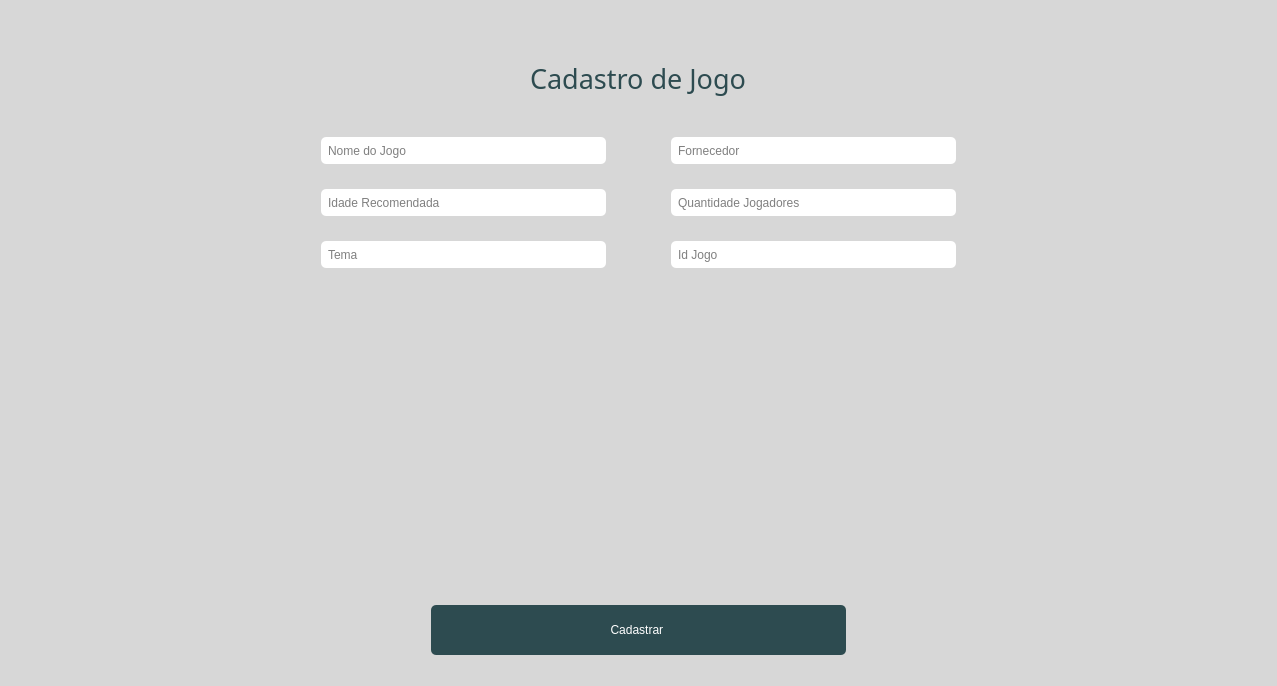
<?xml version="1.0" encoding="UTF-8"?>
<ui version="4.0">
 <class>GameRegistrationWindow</class>
 <widget class="QWidget" name="GameRegistrationWindow">
  <property name="geometry">
   <rect>
    <x>0</x>
    <y>0</y>
    <width>1277</width>
    <height>686</height>
   </rect>
  </property>
  <property name="windowTitle">
   <string>Cadastro de Usuários</string>
  </property>
  <property name="styleSheet">
   <string notr="true">
    QWidget {
        background-color: #D7D7D7;
    }
    QLabel {
        color: #2D4B50;
        margin: 5px;
        font-family: &quot;Arial Black&quot;;
    }
    QLineEdit, QDateEdit, QComboBox {
        background-color: #fff;
        color: black;
        border-radius: 5px;
        padding: 1px 5px;
        margin: 5px;
        height: 25px;
        font-family: &quot;Arial&quot;;
    }
    QPushButton {
        background-color: #2D4B50;
        color: white;
        border-radius: 5px;
        padding: 5px;
        margin: 10px;
        height: 40px;
        font-family: &quot;Arial Black&quot;;
    }
    QPushButton:hover {
        background-color: #6C6C69;
    }
    QTableWidget {
        background-color: #3C3C39;
        color: white;
        border: 1px solid #555;
        border-radius: 5px;
        font-family: &quot;Arial Black&quot;;
    }
    QTableWidget QHeaderView::section {
        background-color: #5C5C59;
        color: white;
        font-family: &quot;Arial Black&quot;;
    }
    QTableWidget QHeaderView::section:checked {
        background-color: #6C6C69;
    }
    QTableWidget::item {
        background-color: #3C3C39;
        color: white;
    }
   </string>
  </property>
  <layout class="QVBoxLayout" name="verticalLayout">
   <property name="spacing">
    <number>10</number>
   </property>
   <item>
    <layout class="QHBoxLayout" name="horizontalLayout">
     <item>
      <spacer name="horizontalSpacer">
       <property name="orientation">
        <enum>Qt::Horizontal</enum>
       </property>
       <property name="sizeHint" stdset="0">
        <size>
         <width>40</width>
         <height>20</height>
        </size>
       </property>
      </spacer>
     </item>
     <item>
      <widget class="QLabel" name="label_2">
       <property name="text">
        <string/>
       </property>
       <property name="pixmap">
        <pixmap resource="../../logo.qrc">:/res/assets/logo.png</pixmap>
       </property>
      </widget>
     </item>
     <item>
      <spacer name="horizontalSpacer_2">
       <property name="orientation">
        <enum>Qt::Horizontal</enum>
       </property>
       <property name="sizeHint" stdset="0">
        <size>
         <width>40</width>
         <height>20</height>
        </size>
       </property>
      </spacer>
     </item>
    </layout>
   </item>
   <item>
    <widget class="QWidget" name="formContainer" native="true">
     <layout class="QVBoxLayout" name="verticalLayoutContainer">
      <property name="spacing">
       <number>10</number>
      </property>
      <property name="margin" stdset="0">
       <number>10</number>
      </property>
      <item alignment="Qt::AlignHCenter">
       <widget class="QLabel" name="labelTitle">
        <property name="font">
         <font>
          <family>Arial Black</family>
          <pointsize>20</pointsize>
          <bold>false</bold>
         </font>
        </property>
        <property name="text">
         <string>Cadastro de Jogo</string>
        </property>
       </widget>
      </item>
      <item>
       <spacer name="verticalSpacer_2">
        <property name="orientation">
         <enum>Qt::Vertical</enum>
        </property>
        <property name="sizeType">
         <enum>QSizePolicy::Fixed</enum>
        </property>
        <property name="sizeHint" stdset="0">
         <size>
          <width>10</width>
          <height>20</height>
         </size>
        </property>
       </spacer>
      </item>
      <item>
       <layout class="QGridLayout" name="formLayout">
        <property name="spacing">
         <number>15</number>
        </property>
        <item row="2" column="1">
         <widget class="QLineEdit" name="editTheme">
          <property name="placeholderText">
           <string>Tema</string>
          </property>
         </widget>
        </item>
        <item row="0" column="2">
         <spacer name="horizontalSpacer_5">
          <property name="orientation">
           <enum>Qt::Horizontal</enum>
          </property>
          <property name="sizeType">
           <enum>QSizePolicy::Preferred</enum>
          </property>
          <property name="sizeHint" stdset="0">
           <size>
            <width>40</width>
            <height>20</height>
           </size>
          </property>
         </spacer>
        </item>
        <item row="0" column="0">
         <spacer name="horizontalSpacer_6">
          <property name="orientation">
           <enum>Qt::Horizontal</enum>
          </property>
          <property name="sizeHint" stdset="0">
           <size>
            <width>40</width>
            <height>20</height>
           </size>
          </property>
         </spacer>
        </item>
        <item row="0" column="3">
         <widget class="QLineEdit" name="editSupplier">
          <property name="placeholderText">
           <string>Fornecedor</string>
          </property>
         </widget>
        </item>
        <item row="1" column="1">
         <widget class="QLineEdit" name="editAge">
          <property name="placeholderText">
           <string>Idade Recomendada</string>
          </property>
         </widget>
        </item>
        <item row="1" column="3">
         <widget class="QLineEdit" name="editPlayersQuantity">
          <property name="placeholderText">
           <string>Quantidade Jogadores</string>
          </property>
         </widget>
        </item>
        <item row="2" column="3">
         <widget class="QLineEdit" name="editIdGame">
          <property name="placeholderText">
           <string>Id Jogo</string>
          </property>
         </widget>
        </item>
        <item row="0" column="1">
         <widget class="QLineEdit" name="editName">
          <property name="inputMask">
           <string/>
          </property>
          <property name="text">
           <string/>
          </property>
          <property name="placeholderText">
           <string>Nome do Jogo</string>
          </property>
         </widget>
        </item>
        <item row="1" column="4">
         <spacer name="horizontalSpacer_7">
          <property name="orientation">
           <enum>Qt::Horizontal</enum>
          </property>
          <property name="sizeHint" stdset="0">
           <size>
            <width>40</width>
            <height>20</height>
           </size>
          </property>
         </spacer>
        </item>
       </layout>
      </item>
      <item>
       <spacer name="verticalSpacer">
        <property name="orientation">
         <enum>Qt::Vertical</enum>
        </property>
        <property name="sizeHint" stdset="0">
         <size>
          <width>20</width>
          <height>40</height>
         </size>
        </property>
       </spacer>
      </item>
      <item>
       <layout class="QHBoxLayout" name="buttonLayout">
        <property name="spacing">
         <number>10</number>
        </property>
        <item>
         <spacer name="horizontalSpacer_3">
          <property name="orientation">
           <enum>Qt::Horizontal</enum>
          </property>
          <property name="sizeType">
           <enum>QSizePolicy::Fixed</enum>
          </property>
          <property name="sizeHint" stdset="0">
           <size>
            <width>400</width>
            <height>20</height>
           </size>
          </property>
         </spacer>
        </item>
        <item>
         <widget class="QPushButton" name="saveButton">
          <property name="text">
           <string>Cadastrar </string>
          </property>
         </widget>
        </item>
        <item>
         <spacer name="horizontalSpacer_4">
          <property name="orientation">
           <enum>Qt::Horizontal</enum>
          </property>
          <property name="sizeType">
           <enum>QSizePolicy::Fixed</enum>
          </property>
          <property name="sizeHint" stdset="0">
           <size>
            <width>400</width>
            <height>20</height>
           </size>
          </property>
         </spacer>
        </item>
       </layout>
      </item>
     </layout>
    </widget>
   </item>
  </layout>
 </widget>
 <layoutdefault spacing="6" margin="11"/>
 <resources>
  <include location="../../logo.qrc"/>
 </resources>
 <connections/>
</ui>
